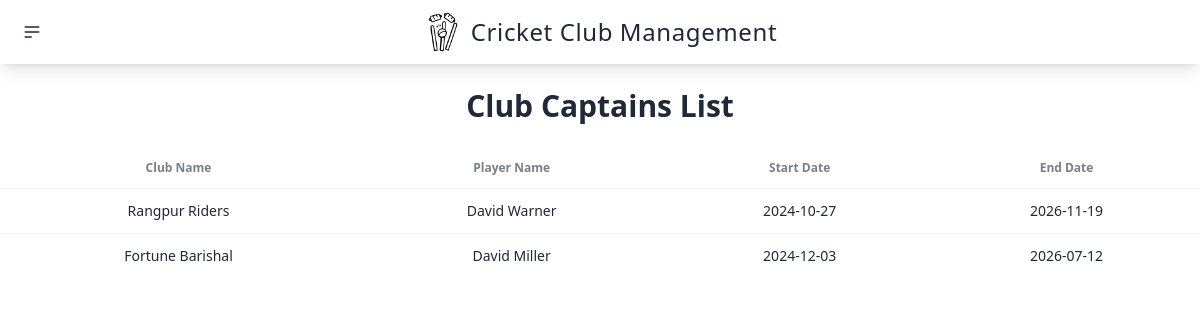
The app's page /User-Site/display-club-captain.php with its own data.
### tables this page shows
CREATE TABLE `club_captain` (
  `club_id` int(11) NOT NULL,
  `captain_id` int(11) NOT NULL,
  `start_date` date DEFAULT NULL,
  `end_date` date DEFAULT NULL
);

CREATE TABLE `club` (
  `club_id` int(11) NOT NULL,
  `club_name` varchar(100) DEFAULT NULL,
  `location` varchar(100) DEFAULT NULL,
  `history` text DEFAULT NULL
);

CREATE TABLE `player` (
  `player_id` int(11) NOT NULL,
  `player_name` varchar(100) DEFAULT NULL,
  `date_of_birth` date DEFAULT NULL,
  `nationality` varchar(50) DEFAULT NULL
);

### User-Site/display-club-captain.php (the view, shortened to what this page needs)
<?php
include '../connect.php';
$sql = "SELECT cc.club_id, cc.captain_id, cc.start_date, cc.end_date, p.player_name, c.club_name
        FROM club_captain cc
        JOIN player p ON cc.captain_id = p.player_id
        JOIN club c ON cc.club_id = c.club_id";
$result = mysqli_query($conn, $sql);
?>
<!DOCTYPE html>
<html lang="en">
<head>
    <link href="https://cdn.jsdelivr.net/npm/daisyui@4.12.14/dist/full.min.css" rel="stylesheet" type="text/css" />
    <script src="https://cdn.tailwindcss.com"></script>
</head>
<?php include('partials/header.php'); ?>
<body>
    <h1 class="text-center text-3xl font-extrabold p-6">Club Captains List</h1>
    <div class="overflow-x-auto">
        <table class="table">
            <thead>
                <tr>
                    <th class="text-center">Club Name</th>
                    <th class="text-center">Player Name</th>
                    <th class="text-center">Start Date</th>
                    <th class="text-center">End Date</th>
                </tr>
            </thead>
            <tbody>
                <?php
                if ($result) {
                    while ($row = mysqli_fetch_array($result)) {
                        $club_name = $row['club_name'];
                        $player_name = $row['player_name'];
                        $start_date = $row['start_date'];
                        $end_date = $row['end_date'];
                        echo '<tr>
                        <td class="text-center">' . $club_name . '</td>
                        <td class="text-center">' . $player_name . '</td>
                        <td class="text-center">' . $start_date . '</td>
                        <td class="text-center">' . $end_date . '</td>
                    </tr>';
                    }
                }
                ?>
            </tbody>
        </table>
    </div>
</body>
</html>

### records on screen
club_captain: club.club_name "Rangpur Riders", player.player_name "David Warner", start_date "2024-10-27", end_date "2026-11-19"
club_captain: club.club_name "Fortune Barishal", player.player_name "David Miller", start_date "2024-12-03", end_date "2026-07-12"
